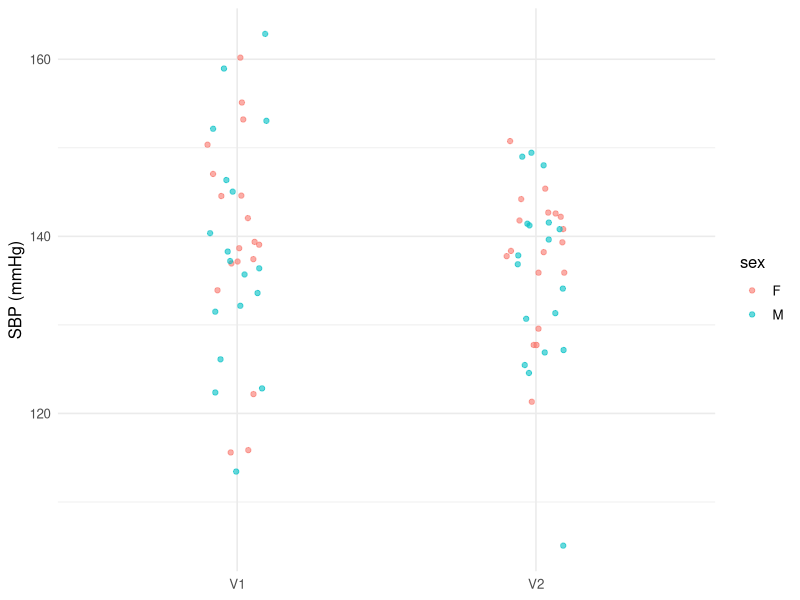

Write R code to recreate this figure.
# ============================================================
# Biostatistics Courses
# Course 1 — Week 1, Session 3: Data types, tidy data, accuracy/precision/bias
# ============================================================

# --- 0. Setup --------------------------------------------------
library(tidyverse)
set.seed(42)
theme_set(theme_minimal(base_size = 12))

# --- 1. Hypothesis / Goal --------------------------------------
# Reshape a wide dataset to long form and back; quantify
# accuracy, precision, and bias in simulated measurements.

# --- 2. Data ---------------------------------------------------
clinic <- tibble(
  id = sprintf("P%02d", 1:12),
  sex = sample(c("F", "M"), 12, replace = TRUE),
  visit1_sbp1 = rnorm(12, 140, 10),
  visit1_sbp2 = rnorm(12, 140, 10),
  visit1_sbp3 = rnorm(12, 140, 10),
  visit2_sbp1 = rnorm(12, 135, 10),
  visit2_sbp2 = rnorm(12, 135, 10),
  visit2_sbp3 = rnorm(12, 135, 10)
)

long <- clinic |>
  pivot_longer(
    cols = starts_with("visit"),
    names_to = c("visit", "reading"),
    names_pattern = "visit(\\d)_sbp(\\d)",
    values_to = "sbp"
  ) |>
  mutate(visit = factor(paste0("V", visit)),
         reading = as.integer(reading))

# --- 3. Visualise ----------------------------------------------
p <- long |>
  ggplot(aes(visit, sbp, colour = sex)) +
  geom_jitter(width = 0.1, alpha = 0.6) +
  labs(x = NULL, y = "SBP (mmHg)")
print(p)

# --- 4. Assumptions --------------------------------------------
# Tidy data: one row per observation, one column per variable.
by_visit <- long |>
  group_by(id, visit, sex) |>
  summarise(sbp_mean = mean(sbp), .groups = "drop")
wide <- by_visit |> pivot_wider(names_from = visit, values_from = sbp_mean)

# --- 5. Conduct / Fit ------------------------------------------
truth <- 120
n <- 500
devices <- tibble(
  device_A = rnorm(n, mean = 120, sd = 1),
  device_B = rnorm(n, mean = 125, sd = 1),
  device_C = rnorm(n, mean = 120, sd = 5)
) |>
  pivot_longer(everything(), names_to = "device", values_to = "reading")

summary_table <- devices |>
  group_by(device) |>
  summarise(mean = mean(reading),
            sd = sd(reading),
            bias = mean(reading) - truth,
            rmse = sqrt(mean((reading - truth)^2)))
print(summary_table)

# --- 6. Report -------------------------------------------------
cat("Device A bias:", round(summary_table$bias[1], 2), "\n")
cat("Device B bias:", round(summary_table$bias[2], 2), "\n")
cat("Device C bias:", round(summary_table$bias[3], 2), "\n")
